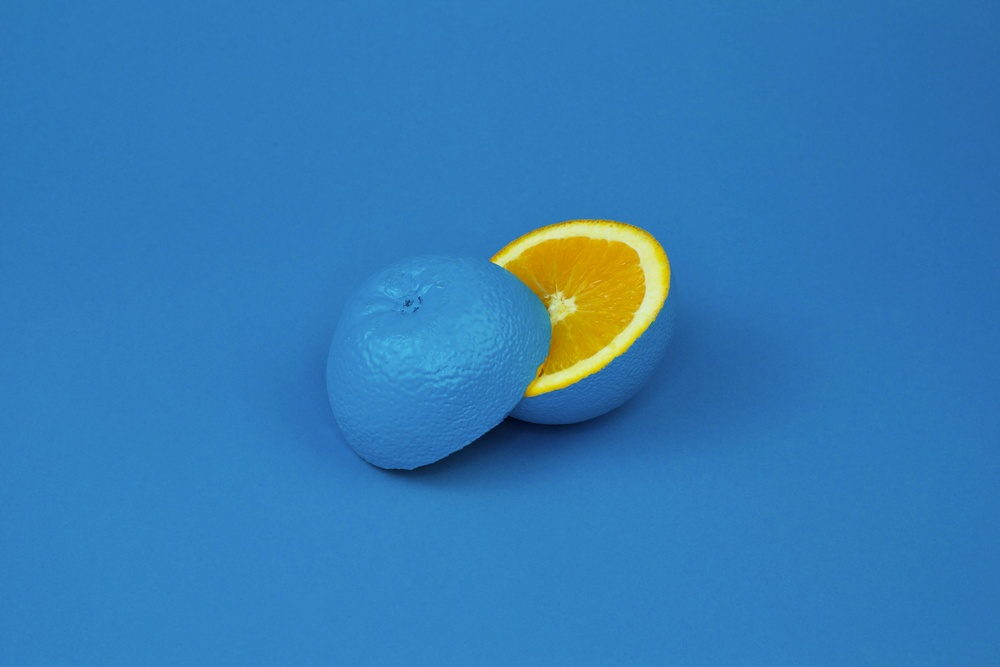
#> input picture openCv/image.jpg, 1000 x 667 px, shrunk from 3000 x 2000 before the run, found by its file name
$ python grayscale.py
#> lines starting #> are read from the running program, lines starting #| are printed output that depends on the picture
import cv2


image =cv2.imread('openCv\image.jpg')
#> image is the input picture: shape (667, 1000, 3); mean B, G, R 182.4, 123.3, 51.2
if image is not None:
    gray=cv2.cvtColor(image, cv2.COLOR_BGR2GRAY)  # Convert the image to grayscale
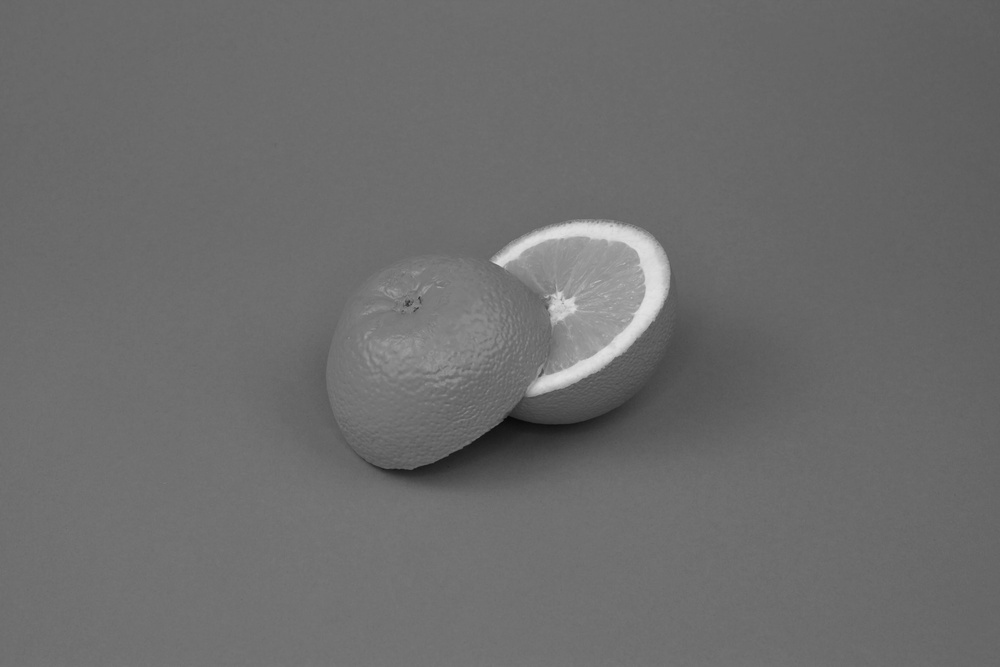
#> gray: shape (667, 1000); min 7, max 228, mean 108.4
    cv2.imshow('Grayscale Image', gray)  # Display the grayscale image in a
    cv2.waitKey(0)  # Wait for a key press to close the window
    cv2.destroyAllWindows()  # Close all OpenCV windows
else:
    print("Error: Could not read the image.")
